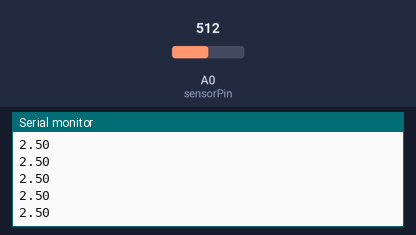
The sketch below on a simulated Arduino Uno, built with avr-gcc and run on an emulated ATmega328P. On the bench: the last lines printed to the serial monitor. The inputs (shaded band) are chosen by the test bench; at power-on: A0 (sensorPin) = 512.

Above: at 11.2 s.
11.3 s: A0 (sensorPin) set to 716
At 12.2 s:
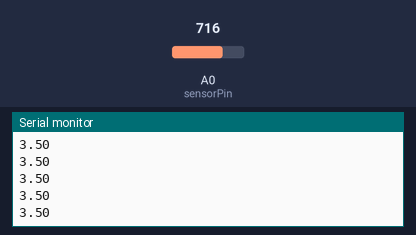
12.8 s: A0 (sensorPin) set to 900
At 13.6 s:
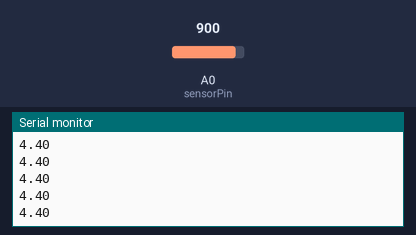
Timing chart, 0 to 15.8 s (numbered marks = the images above; inputs shaded):
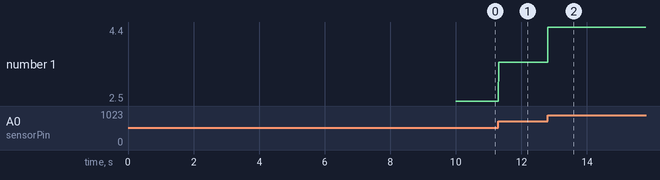

The sketch:

meas.ino
```cpp
#include <stdlib.h>

int sensorPin = A0;


int sensorValue;
double voltage;

unsigned long t1;
unsigned long t2;


void setup() {
  // put your setup code here, to run once:
  Serial.begin(9600);
  Serial.println("Ready");
  delay(10000);

  t2 = millis();
}

void loop() {
  // put your main code here, to run repeatedly:


  sensorValue = analogRead(sensorPin);

  voltage  =  (double) sensorValue/1023.0*5.0; //[V]


//  String str = String(millis()) + ", " + String(voltage,4);
//
//  Serial.println(millis());
//  Serial.print(", ");
  Serial.println(voltage);

//  Serial.println(str);

  while(millis() < t2+12){}

  t2 = millis();
}
```

Measured:
- after the input at 11.3 s, the serial monitor: prints a new line at once (image 1)
- after the input at 12.8 s, the serial monitor: prints a new line at once (image 2)
- plotted number 1: 2.5 → 3.5 after the input at 11.3 s, 3.5 → 4.4 after the input at 12.8 s
